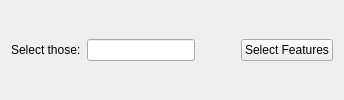
          <widget class="QWidget" name="feature_selection_tab">
           <attribute name="title">
            <string>Feature Selection</string>
           </attribute>
           <layout class="QHBoxLayout" name="horizontalLayout_6">
            <item>
             <layout class="QHBoxLayout" name="fs_horizontalLayout">
              <item>
               <widget class="QLabel" name="pattern_label">
                <property name="text">
                 <string>Select those:</string>
                </property>
                <property name="buddy">
                 <cstring>pattern_lineEdit</cstring>
                </property>
               </widget>
              </item>
              <item>
               <widget class="QLineEdit" name="pattern_lineEdit">
                <property name="toolTip">
                 <string>&lt;html&gt;&lt;head/&gt;&lt;body&gt;&lt;p&gt;range or selected features, e.g. 1-3,5,7,9-11&lt;/p&gt;&lt;/body&gt;&lt;/html&gt;</string>
                </property>
               </widget>
              </item>
             </layout>
            </item>
            <item>
             <spacer name="feature_selection_horizontalSpacer">
              <property name="orientation">
               <enum>Qt::Horizontal</enum>
              </property>
              <property name="sizeHint" stdset="0">
               <size>
                <width>40</width>
                <height>20</height>
               </size>
              </property>
             </spacer>
            </item>
            <item>
             <widget class="QPushButton" name="select_pushButton">
              <property name="text">
               <string>Select Features</string>
              </property>
             </widget>
            </item>
           </layout>
          </widget>
